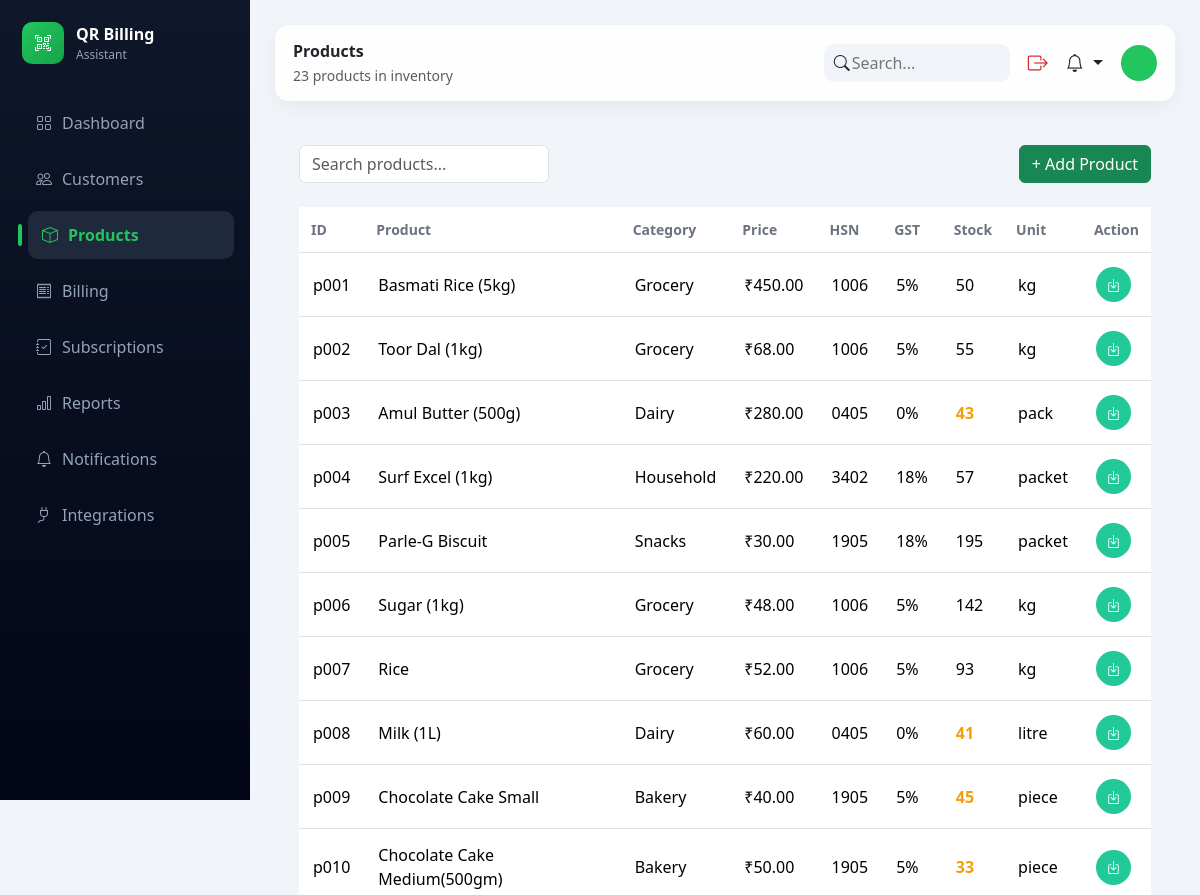
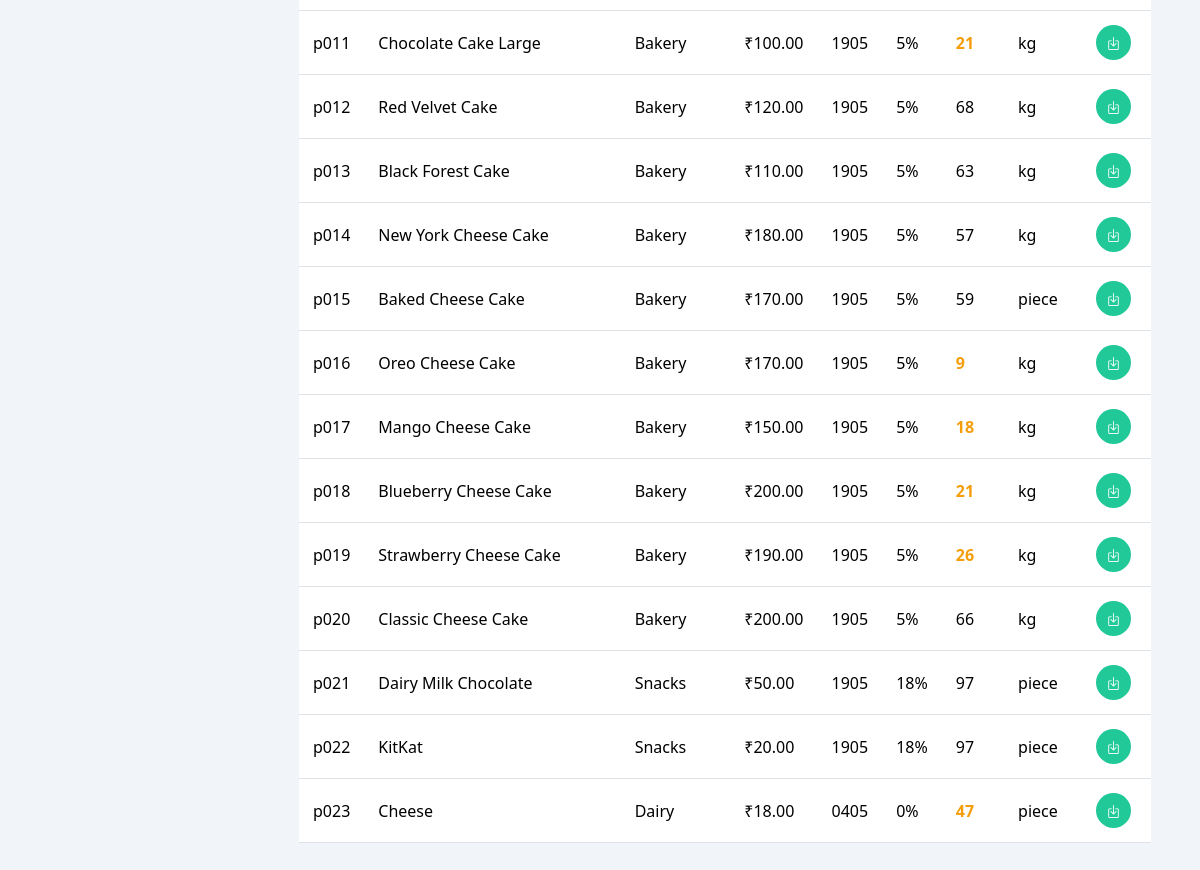
Before: /products/ with the older database file (2 pictures, top to bottom).
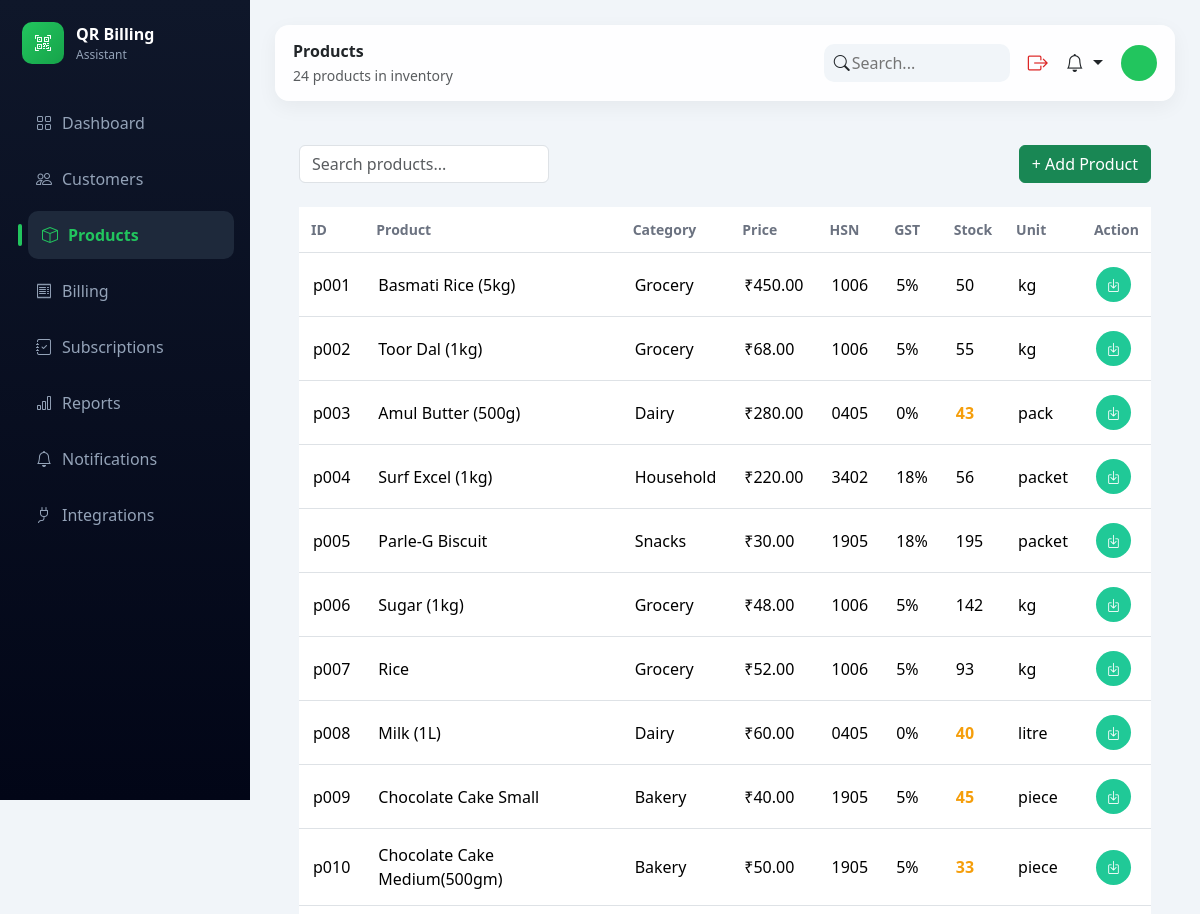
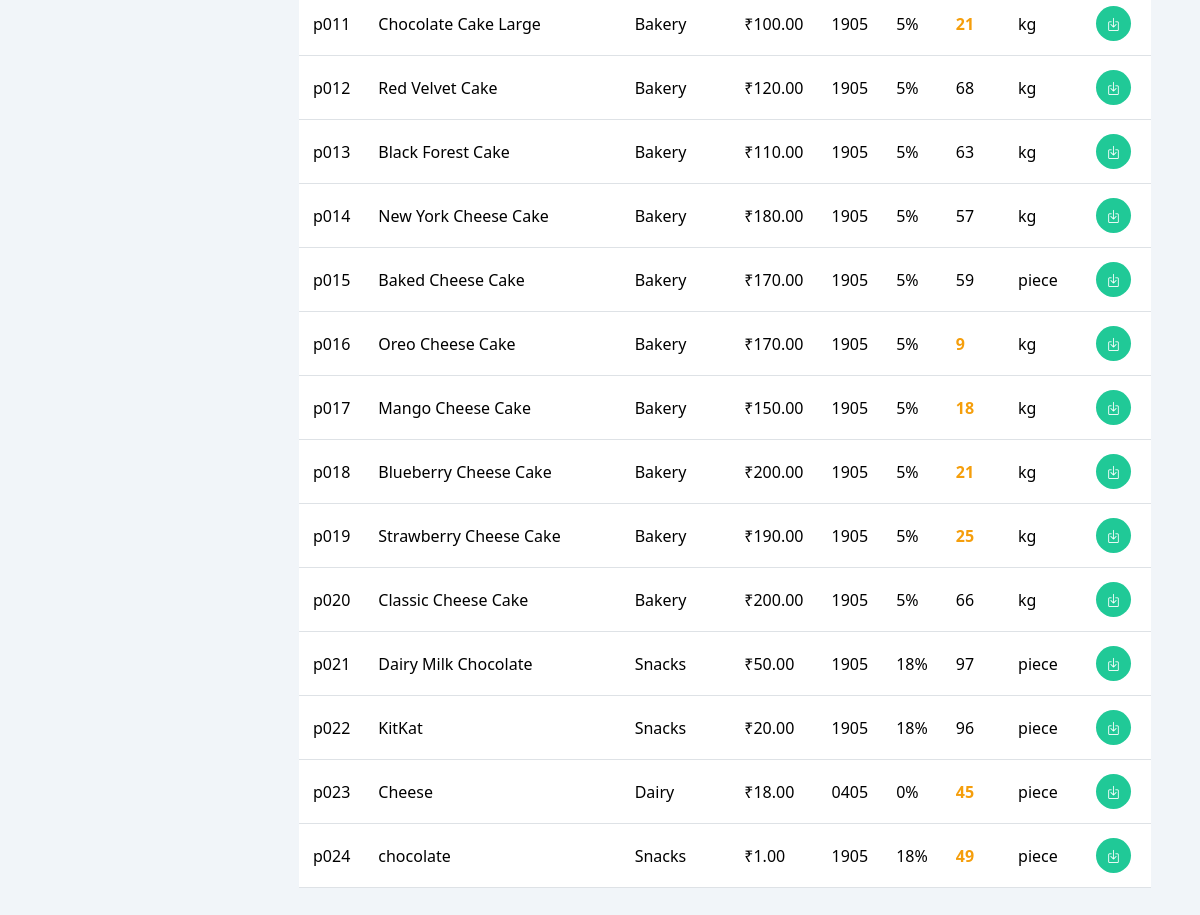
After: the same page with the newer database file (2 pictures, top to bottom).
### products/models.py (models this page shows, shortened)
class Product(models.Model):
    CATEGORY_CHOICES = [
        ('Grocery', 'Grocery'),
        ('Dairy', 'Dairy'),
        ('Snacks', 'Snacks'),
        ('Household', 'Household'),
        ('Bakery', 'Bakery'),   # ✅ ADD THIS
    ]
    UNIT_CHOICES = [
        ('kg', 'Kg'),
        ('litre', 'Litre'),
        ('pack', 'Pack'),
        ('bag', 'Bag'),
        ('packet', 'Packet'),
    ]
    product_id = models.CharField(max_length=10, unique=True, blank=True)
    name = models.CharField(max_length=100)
    category = models.CharField(max_length=50, choices=CATEGORY_CHOICES)
    hsn_code = models.CharField(max_length=20, blank=True, null=True)
    price = models.DecimalField(max_digits=10, decimal_places=2)
    gst_rate = models.DecimalField(max_digits=5, decimal_places=2, default=0)
    stock = models.IntegerField()
    unit = models.CharField(max_length=20, choices=UNIT_CHOICES)

### products/views.py (the view, shortened to what this page needs)
# urls.py: path("products/", views.product_list, name="admin_products"),
def product_list(request):
    products = Product.objects.all().order_by("product_id")
    search_query = request.GET.get("search")
    if search_query:
        products = products.filter(
            Q(name__icontains=search_query) |
            Q(product_id__icontains=search_query) |
            Q(category__icontains=search_query)
        )
    context = {
        "products": products,
        "page_title": "Products",
        "page_subtitle": f"{products.count()} products in inventory"
    }
    return render(request, "dashboard/products.html", context)

### notifications/context_processors.py (called while the page is built)
def notification_data(request):
    if request.user.is_authenticated:
        latest_notifications = Notification.objects.filter(
            user=request.user
        ).order_by('-created_at')[:5]
        unread_notifications = Notification.objects.filter(
            user=request.user,
            is_read=False
        ).count()
    else:
        latest_notifications = []
        unread_notifications = 0
    return {
        'latest_notifications': latest_notifications,
        'unread_notifications': unread_notifications
    }

### billing/templates/dashboard/products.html (shortened to what this page needs)
{% extends "dashboard/base.html" %}
{% block content %}
<div class="dashboard-card p-4">
<div class="d-flex justify-content-between align-items-center mb-4">
<form method="GET" style="width:250px;">
<input type="text" name="search" value="{{ request.GET.search }}"
class="form-control" placeholder="Search products...">
</form>
<button class="btn btn-success"
data-bs-toggle="modal"
data-bs-target="#addProductModal">
+ Add Product
</button>
</div>
<div class="table-responsive">
<table class="table align-middle">
<thead>
<tr>
<th>ID</th>
<th>Product</th>
<th>Category</th>
<th>Price</th>
<th>HSN</th>
<th>GST</th>
<th>Stock</th>
<th>Unit</th>
<th>Action</th>
</tr>
</thead>
<tbody>
{% for product in products %}
<tr>
<td>{{ product.product_id }}</td>
<td>{{ product.name }}</td>
<td>{{ product.category }}</td>
<td>₹{{ product.price }}</td>
<td>{{ product.hsn_code }}</td>
<td>{{ product.gst_rate|floatformat:0 }}%</td>
<td>
{% if product.stock <= 1 %}
<span class="out-stock">Out ({{ product.stock }})</span>
{% elif product.stock < 50 %}
<span class="low-stock">{{ product.stock }}</span>
{% else %}
{{ product.stock }}
{% endif %}
</td>
<td>{{ product.unit }}</td>
<td>
<button class="btn btn-sm d-flex align-items-center justify-content-center"
style="background:#20c997; color:white; border:none; width:35px; height:35px; border-radius:50%; transition:0.3s;"
onmouseover="this.style.background='#17a589'"
onmouseout="this.style.background='#20c997'"
data-bs-toggle="modal"
data-bs-target="#stockModal{{ product.id }}">
<i class="bi bi-box-arrow-in-down"></i>
</button>
</td>
</tr>
{% empty %}
<tr>
<td colspan="9" class="text-center text-muted">
No products found
</td>
</tr>
{% endfor %}
</tbody>
</table>
</div>
</div>
{% endblock %}

### billing/templates/dashboard/base.html (shortened to what this page needs)
{% load static %}
<!DOCTYPE html>
<html>
<head>
<link href="https://cdn.jsdelivr.net/npm/bootstrap@5.3.2/dist/css/bootstrap.min.css" rel="stylesheet">
<link href="https://cdn.jsdelivr.net/npm/bootstrap-icons@1.11.3/font/bootstrap-icons.css" rel="stylesheet">
</head>
<body>
<div class="sidebar">
<div class="logo">
<div class="logo-box"><i class="bi bi-qr-code-scan"></i></div>
<div>
<div class="logo-title">QR Billing</div>
<div class="logo-sub">Assistant</div>
</div>
</div>
<a href="{% url 'admin_dashboard' %}" class="nav-link {% if request.resolver_match.url_name == 'admin_dashboard' %}active{% endif %}">
<i class="bi bi-grid"></i> Dashboard
</a>
<a href="{% url 'admin_customers' %}" class="nav-link {% if request.resolver_match.url_name == 'admin_customers' %}active{% endif %}">
<i class="bi bi-people"></i> Customers
</a>
<a href="{% url 'admin_products' %}" class="nav-link {% if request.resolver_match.url_name == 'admin_products' %}active{% endif %}">
<i class="bi bi-box"></i> Products
</a>
<a href="{% url 'invoice_list' %}" class="nav-link {% if request.resolver_match.url_name == 'invoice_list' %}active{% endif %}">
<i class="bi bi-receipt"></i> Billing
</a>
<a href="{% url 'subscription_page' %}"
   class="nav-link {% if 'subscription' in request.resolver_match.url_name %}active{% endif %}">
   <i class="bi bi-journal-check"></i> Subscriptions
</a>
<a href="{% url 'reports' %}" class="nav-link {% if 'report' in request.resolver_match.url_name %}active{% endif %}">
<i class="bi bi-bar-chart"></i> Reports
</a>
<a href="{% url 'notifications' %}" class="nav-link {% if 'notification' in request.resolver_match.url_name %}active{% endif %}">
<i class="bi bi-bell"></i> Notifications
</a>
<a href="{% url 'integrations_page' %}"
   class="nav-link {% if request.resolver_match.url_name == 'integrations_page' %}active{% endif %}">
   <i class="bi bi-plug"></i> Integrations
</a>
</div>
<div class="main">
<div class="topbar">
<div>
<strong>{{ page_title }}</strong><br>
<small class="text-muted">{{ page_subtitle }}</small>
</div>
<div class="topbar-right">
<form method="GET" action="{% url 'global_search' %}" class="search-box">
<i class="bi bi-search"></i>
<input type="text" name="q" placeholder="Search...">
</form>
<a href="{% url 'logout' %}">
<i class="bi bi-box-arrow-right logout-icon"></i>
</a>
<div class="dropdown">
    <a href="{% url 'notifications' %}"
       class="icon-btn dropdown-toggle text-dark text-decoration-none"
       data-bs-toggle="dropdown"
       onclick="event.preventDefault();">
        <i class="bi bi-bell"></i>
    </a>
</div>
<div style="position:relative">
<div class="profile-circle" onclick="toggleMenu()">
</div>
</div>
</div>
</div>
{% block content %}{% endblock %}
</div>
</body>
</html>

### billing/templates/dashboard/base.html (style rules this page uses)
body { margin:0; background:#f1f5f9; font-family:'Segoe UI',sans-serif; }
.sidebar { width:250px; height:100vh; position:fixed; background:linear-gradient(180deg,#0f172a,#020617); padding:22px; }
.logo { display:flex; align-items:center; gap:12px; margin-bottom:35px; }
.logo-box { width:42px; height:42px; background:linear-gradient(135deg,#22c55e,#16a34a); border-radius:10px; display:flex; align-items:center; justify-content:center; color:white; }
.logo-title { color:white; font-weight:600; }
.logo-sub { color:#94a3b8; font-size:12px; }
.sidebar .nav-link { color:#94a3b8; margin-bottom:8px; padding:12px 14px; border-radius:10px; display:flex; gap:10px; transition:0.25s; }
.sidebar .nav-link.active { background:#1e293b; color:#22c55e; font-weight:600; position:relative; transform:translateX(6px); }
.sidebar .nav-link.active::before { content:""; position:absolute; left:-10px; top:50%; transform:translateY(-50%); width:4px; height:22px; background:#22c55e; border-radius:4px; }
.main { margin-left:250px; padding:25px; }
.topbar { position:sticky; top:0; z-index:10; background:rgba(255,255,255,0.9); backdrop-filter:blur(10px); padding:14px 18px; border-radius:14px; display:flex; justify-content:space-between; align-items:center; box-shadow:0 6px 20px rgba(0,0,0,0.05); margin-bottom:20px; }
.search-box { display:flex; align-items:center; background:#f1f5f9; border-radius:10px; padding:6px 10px; }
.search-box input { border:none; outline:none; background:transparent; width:150px; }
.topbar-right { display:flex; align-items:center; gap:18px; }
.icon-btn { font-size:18px; position:relative; cursor:pointer; }
.logout-icon { font-size:20px; color:#dc2626; cursor:pointer; transition:0.3s; }
.profile-circle { width:36px; height:36px; border-radius:50%; background:#22c55e; color:white; display:flex; align-items:center; justify-content:center; cursor:pointer; }

### billing/templates/dashboard/products.html (style rules this page uses)
.table { width:100%; border-collapse:collapse; }
.table thead th { font-size:14px; color:#6b7280; padding:12px; }
.table tbody tr { background:#ffffff; }
.table td { padding:14px; }
.low-stock { color:#f59e0b; font-weight:600; }

Changed rows visible on the page:
changed Product "Surf Excel (1kg)": stock "57" → "56"
changed Product "Milk (1L)": stock "41" → "40"
changed Product "Strawberry Cheese Cake": stock "26" → "25"
changed Product "KitKat": stock "97" → "96"
changed Product "Cheese": stock "47" → "45"
added Product: product_id "p024", name "chocolate", category "Snacks", price "1.00", hsn_code "1905", gst_rate "18", stock "49", unit "piece"
Other visible differences:
{{ page_subtitle }}: "23 products in inventory" → "24 products in inventory"
